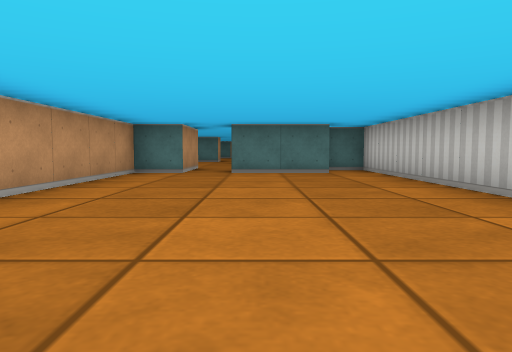
View 1 (above)

22 first-person views from a walk through a cub3D level. The camera is about half as high as the walls, tilts 4° down and sees 70° across. The floor is counted in squares. Each view is taken from the middle of a square. On the plan, view 1 faces up. The plan holds only what a view shows up to about 9 squares ahead; the rest is blank.

View 2
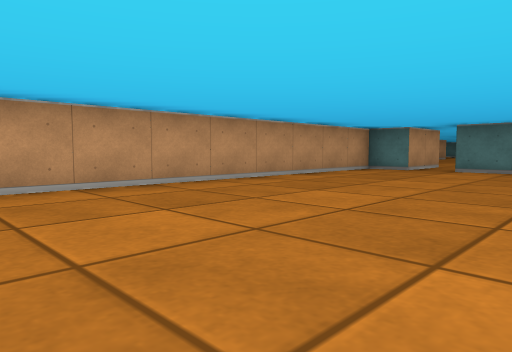

View 3
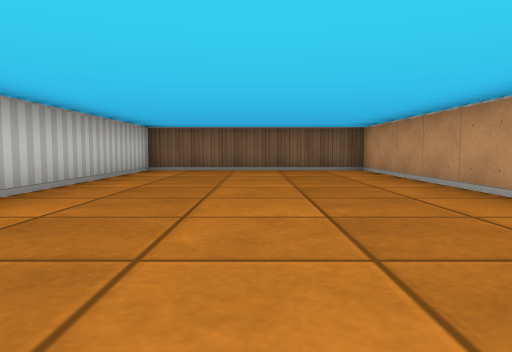

View 4
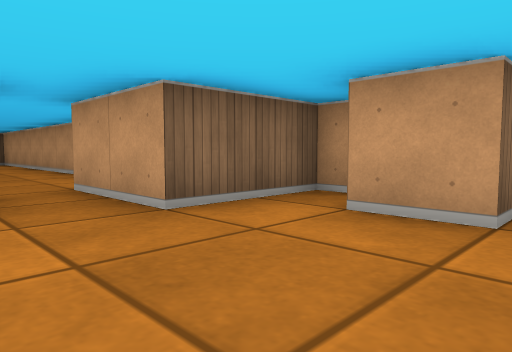

View 5
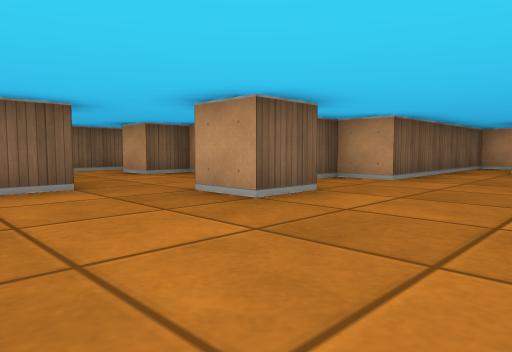

View 6
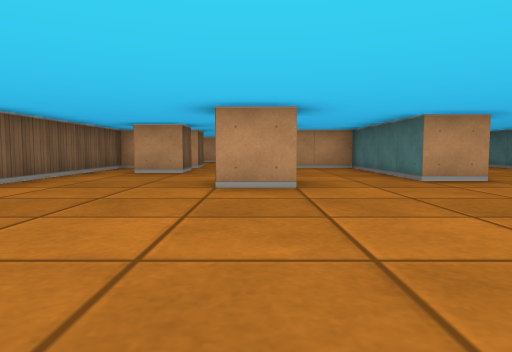

View 7
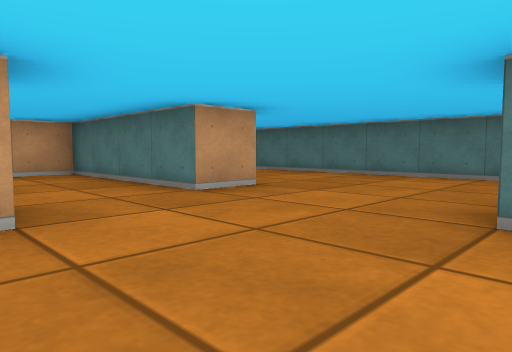

View 8
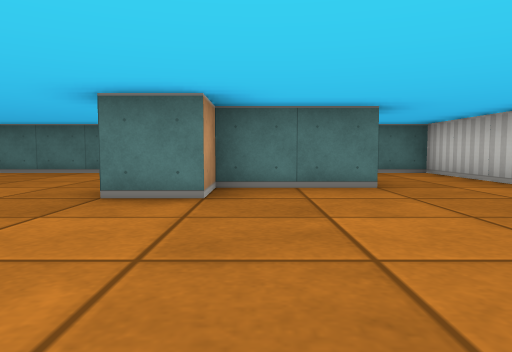

View 9
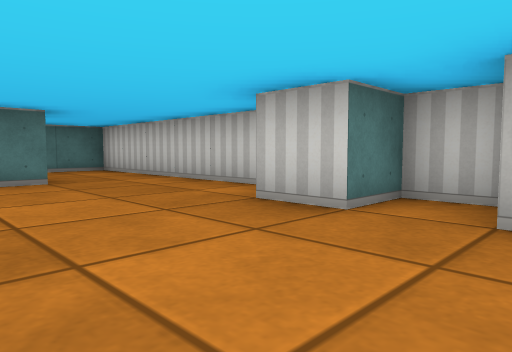

View 10
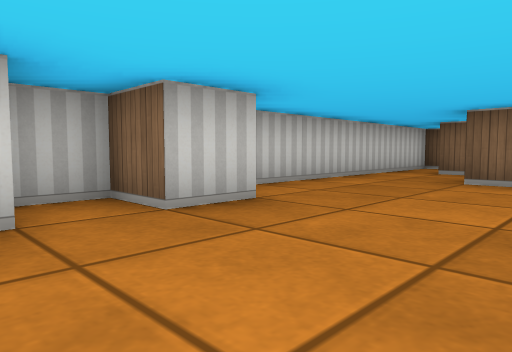

View 11
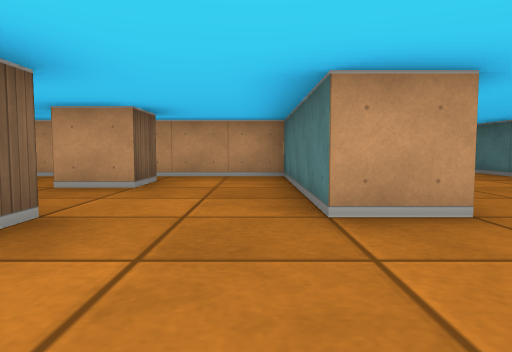

View 12
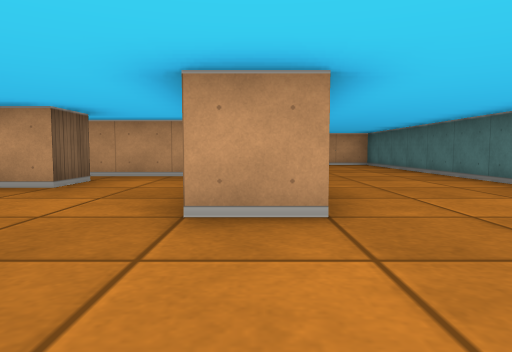

View 13
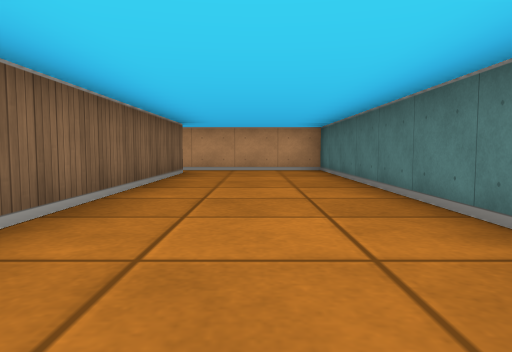

View 14
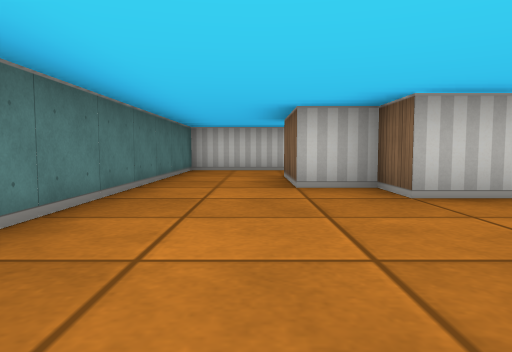

View 15
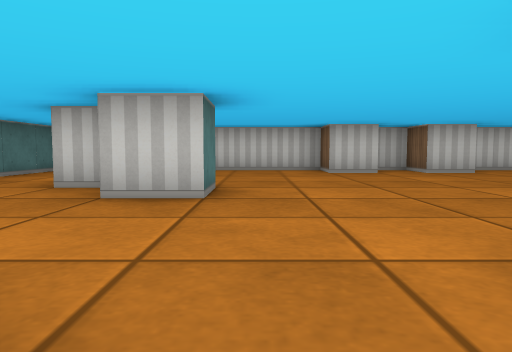

View 16
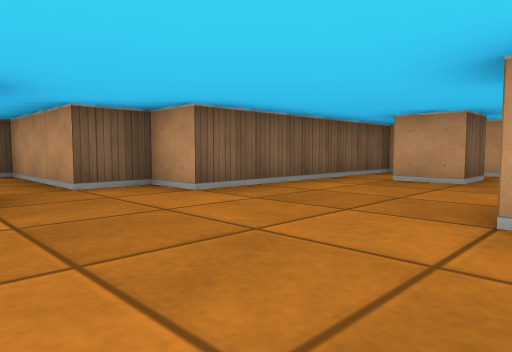

View 17
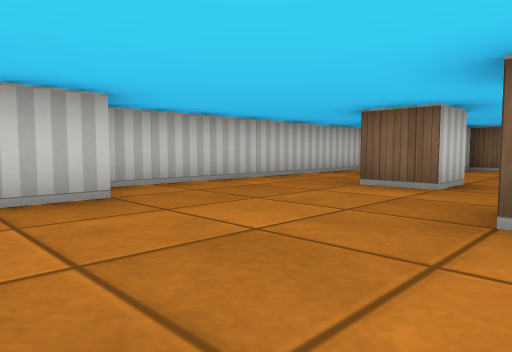

View 18
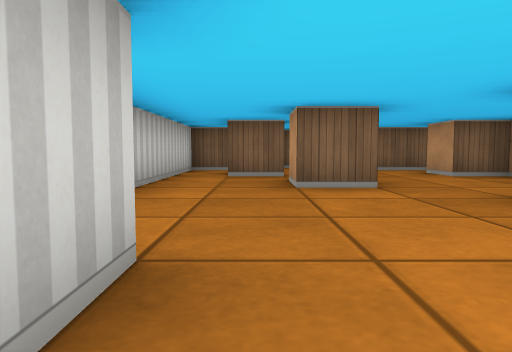

View 19
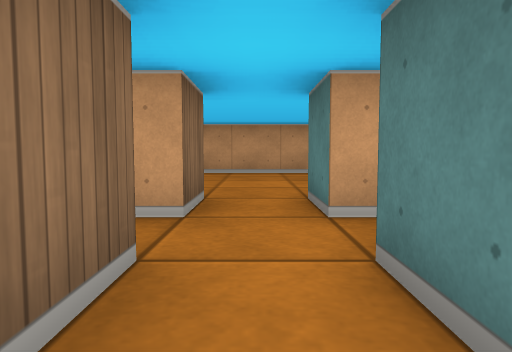

View 20
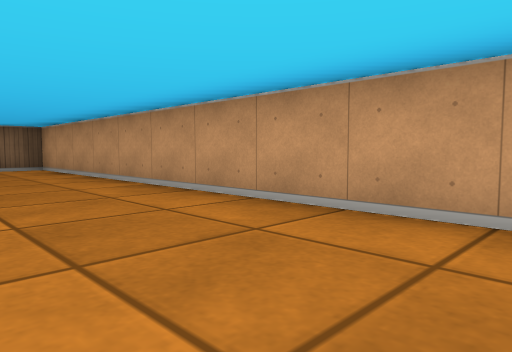

View 21
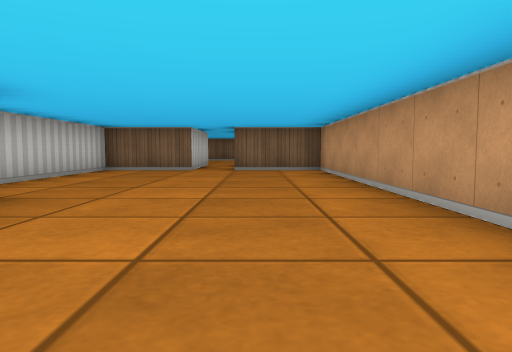

View 22
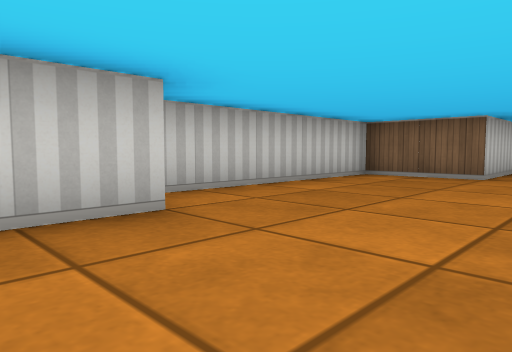

### Floor plan
Ten units are one square. View 1 is at (0, 0); x grows to the right and y downward. Boxes are objects, and circles mark ways between rooms. Rooms are numbered by the first view taken in them; rooms with no view inside come last. Other rooms are left out.
<svg viewBox="-150 -260 180 280">
<path fill="none" stroke="#000" d="M16 -75 -5 -75M-15 -85 -15 -75 -25 -75 -25 15 25 15 25 -85 16 -85M-45 -196 -45 -185M-55 -195 -50 -195M-25 -215 -25 -225 -15 -225 -15 -215 -25 -215M-26 -155 -15 -155 -15 -145M-55 -226 -55 -215 -95 -215 -95 -185M-85 -195 -75 -195 -75 -185 -85 -185M-85 -175 -75 -175 -75 -165M-95 -175 -95 -155 -45 -155 -45 -145 -35 -145 -35 -115 -25 -115 -25 -105M6 -225 -15 -225 -15 -235 5 -235M15 -164 15 -175 25 -175 25 -185 15 -185 15 -195 25 -195 25 -255 -145 -255 -145 -222M-5 -125 -5 -135 5 -135 5 -125M4 -115 15 -115M-35 -100 -35 -95 -15 -95 -15 -85M-135 -225 -80 -225M16 -95 25 -95 25 -161M-1 -85 5 -85 5 -89M-105 -144 -105 -156M-105 -175 -95 -175M-95 -185 -105 -185M-145 -191 -145 -95 -125 -95M-115 -95 -95 -95 -95 -140"/>
<circle cx="-10" cy="-90" r="3" fill="#2a7"/>
<circle cx="-100" cy="-180" r="3" fill="#2a7"/>
<circle cx="-140" cy="-220" r="3" fill="#2a7"/>
<text x="0" y="-30">1</text>
<text x="-40" y="-190">2</text>
<text x="-120" y="-150">3</text>
</svg>
Room 1 opens to room 2. Room 2 opens to room 3.

Where each view was taken, in squares from view 1:
view 1: 0 up, 0 right, facing up
view 2: 1 down, 2 right, facing up-left
view 3: 7 up, 0 right, facing down
view 4: 12 up, 0 right, facing down-left
view 5: 18 up, 1 right, facing down-left
view 6: 19 up, 0 right, facing left
view 7: 19 up, 2 left, facing up-left
view 8: 18 up, 1 left, facing up
view 9: 17 up, 1 left, facing up-right
view 10: 19 up, 1 left, facing down-right
view 11: 21 up, 3 left, facing left
view 12: 22 up, 3 left, facing left
view 13: 24 up, 6 left, facing left
view 14: 24 up, 6 left, facing right
view 15: 21 up, 6 left, facing right
view 16: 19 up, 2 left, facing down-left
view 17: 18 up, 2 left, facing down-right
view 18: 18 up, 1 right, facing down
view 19: 18 up, 7 left, facing left
view 20: 19 up, 12 left, facing down-left
view 21: 18 up, 13 left, facing down
view 22: 16 up, 13 left, facing down-right
